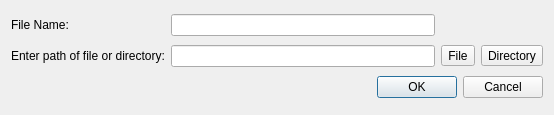
<?xml version="1.0" encoding="UTF-8"?>
<ui version="4.0">
 <class>SymLinkDlg</class>
 <widget class="QDialog" name="SymLinkDlg">
  <property name="geometry">
   <rect>
    <x>0</x>
    <y>0</y>
    <width>554</width>
    <height>115</height>
   </rect>
  </property>
  <property name="windowTitle">
   <string>Create Symlink</string>
  </property>
  <layout class="QGridLayout" name="gridLayout">
   <item row="0" column="0">
    <widget class="QLabel" name="label">
     <property name="text">
      <string>File Name:</string>
     </property>
    </widget>
   </item>
   <item row="0" column="1">
    <widget class="QLineEdit" name="lineEditFileName"/>
   </item>
   <item row="1" column="0">
    <widget class="QLabel" name="label_2">
     <property name="text">
      <string>Enter path of file or directory:</string>
     </property>
    </widget>
   </item>
   <item row="1" column="1">
    <widget class="QLineEdit" name="lineEditFilPath"/>
   </item>
   <item row="1" column="2">
    <widget class="QToolButton" name="toolButtonFile">
     <property name="text">
      <string>File</string>
     </property>
     <property name="toolButtonStyle">
      <enum>Qt::ToolButtonTextBesideIcon</enum>
     </property>
    </widget>
   </item>
   <item row="1" column="3">
    <widget class="QToolButton" name="toolButtonDir">
     <property name="text">
      <string>Directory</string>
     </property>
     <property name="toolButtonStyle">
      <enum>Qt::ToolButtonTextBesideIcon</enum>
     </property>
    </widget>
   </item>
   <item row="2" column="0" colspan="4">
    <widget class="QDialogButtonBox" name="buttonBox">
     <property name="orientation">
      <enum>Qt::Horizontal</enum>
     </property>
     <property name="standardButtons">
      <set>QDialogButtonBox::Cancel|QDialogButtonBox::Ok</set>
     </property>
    </widget>
   </item>
  </layout>
 </widget>
 <resources/>
 <connections>
  <connection>
   <sender>buttonBox</sender>
   <signal>rejected()</signal>
   <receiver>SymLinkDlg</receiver>
   <slot>reject()</slot>
   <hints>
    <hint type="sourcelabel">
     <x>316</x>
     <y>260</y>
    </hint>
    <hint type="destinationlabel">
     <x>286</x>
     <y>274</y>
    </hint>
   </hints>
  </connection>
 </connections>
</ui>
